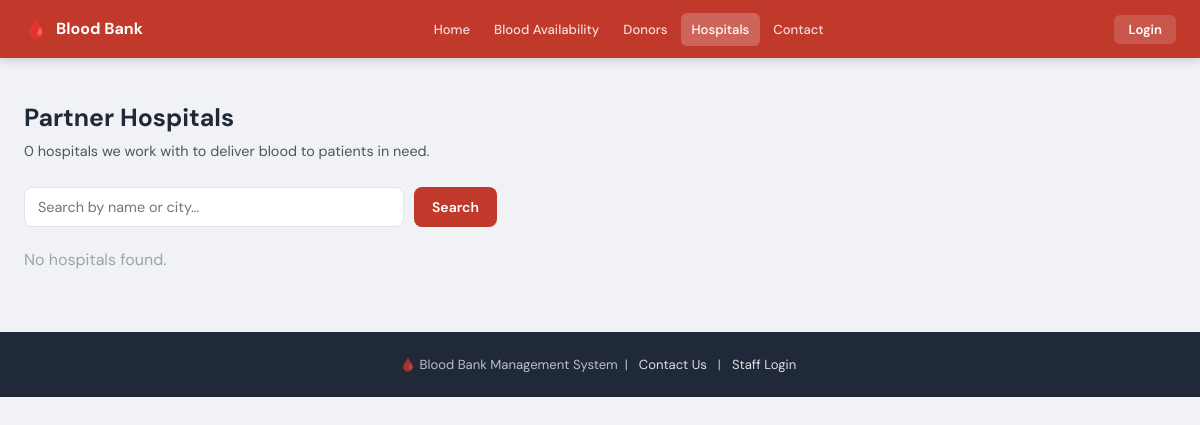
Before: /visitor/hospitals.php with the older database file.
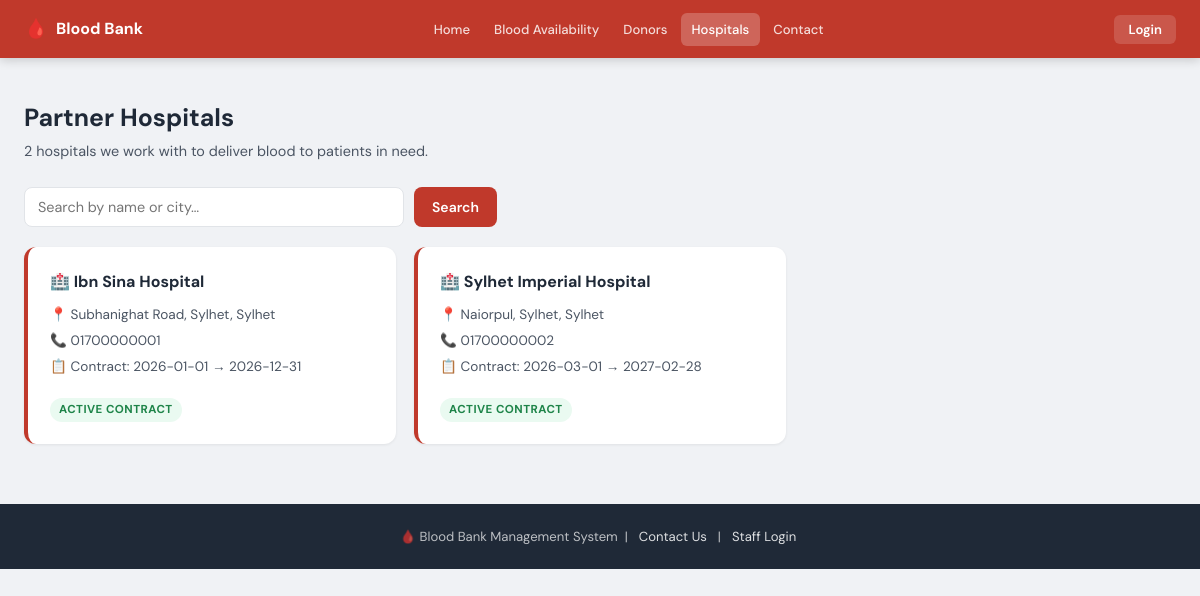
After: the same page with the newer database file.
### tables this page shows
CREATE TABLE `contract` (
  `Contract_ID` INT  NOT NULL AUTO_INCREMENT,
  `Hospital_ID` INT  DEFAULT NULL,
  `Start_Date`  DATE DEFAULT NULL,
  `End_Date`    DATE DEFAULT NULL,
  PRIMARY KEY (`Contract_ID`),
  KEY `fk_con_hospital` (`Hospital_ID`),
  CONSTRAINT `fk_con_hospital` FOREIGN KEY (`Hospital_ID`) REFERENCES `hospital` (`Hospital_ID`) ON DELETE CASCADE
);

CREATE TABLE `hospital` (
  `Hospital_ID` INT          NOT NULL AUTO_INCREMENT,
  `Name`        VARCHAR(150) NOT NULL,
  `Contact`     VARCHAR(25)  DEFAULT NULL,
  `Street`      VARCHAR(255) DEFAULT NULL,
  `City`        VARCHAR(100) DEFAULT NULL,
  `State`       VARCHAR(100) DEFAULT NULL,
  `PIN_Code`    VARCHAR(10)  DEFAULT NULL,
  PRIMARY KEY (`Hospital_ID`)
);

### visitor/hospitals.php (the view, shortened to what this page needs)
<?php
require_once 'config.php';
$s = isset($_GET['search']) ? mysqli_real_escape_string($conn, $_GET['search']) : '';
$where = $s ? "WHERE h.Name LIKE '%$s%' OR h.City LIKE '%$s%'" : '';
$hospitals = mysqli_query($conn, "
    SELECT h.*,
           c.Start_Date, c.End_Date,
           CASE WHEN c.End_Date >= CURDATE() THEN 'Active' ELSE 'Inactive' END AS Contract_Status
    FROM hospital h
    LEFT JOIN contract c ON c.Hospital_ID = h.Hospital_ID
    $where
    ORDER BY h.Name
");
$total = mysqli_fetch_row(mysqli_query($conn, "SELECT COUNT(*) FROM hospital"))[0];
?>
<!DOCTYPE html>
<html lang="en">
<head>
    <link rel="stylesheet" href="style.css">
</head>
<body>
<?php include 'navbar.php'; ?>
<div class="container">
    <div class="page-header">
        <div>
            <h1>Partner Hospitals</h1>
            <p><?php echo $total; ?> hospitals we work with to deliver blood to patients in need.</p>
        </div>
    </div>
    <form method="GET" class="search-bar">
        <input type="text" name="search" placeholder="Search by name or city…" value="<?php echo htmlspecialchars($s); ?>">
        <button type="submit" class="btn btn-primary">Search</button>
    </form>
    <div class="cards-grid">
    <?php $n = 0; while ($h = mysqli_fetch_assoc($hospitals)): $n++;
        $is_active = $h['Contract_Status'] === 'Active';
    ?>
        <div class="info-card">
            <h3>🏥 <?php echo htmlspecialchars($h['Name']); ?></h3>
            <div class="meta">
                <?php if ($h['Street']): ?>
                <span>📍 <?php echo htmlspecialchars($h['Street'] . ', ' . $h['City'] . ', ' . $h['State']); ?></span>
                <?php else: ?>
                <span>📍 <?php echo htmlspecialchars($h['City'] . ', ' . $h['State']); ?></span>
                <?php endif; ?>
                <span>📞 <?php echo htmlspecialchars($h['Contact']); ?></span>
                <?php if ($h['Start_Date']): ?>
                <span>📋 Contract: <?php echo $h['Start_Date']; ?> → <?php echo $h['End_Date']; ?></span>
                <?php endif; ?>
            </div>
            <?php if ($h['Start_Date']): ?>
            <div style="margin-top:12px;">
                <span class="stag <?php echo $is_active ? 's-ok' : 's-critical'; ?>">
                    <?php echo $is_active ? 'Active Contract' : 'Contract Expired'; ?>
                </span>
            </div>
            <?php endif; ?>
        </div>
    <?php endwhile; if ($n === 0): ?>
        <p style="color:var(--gray-400);">No hospitals found.</p>
    <?php endif; ?>
    </div>
</div>
<footer>
    <p>🩸 Blood Bank Management System &nbsp;|&nbsp; <a href="contact.php">Contact Us</a> &nbsp;|&nbsp; <a href="../login.php">Staff Login</a></p>
</footer>
</body>
</html>

### visitor/navbar.php
<?php
$cur = basename($_SERVER['PHP_SELF']);
function vl($file,$label,$cur){
    $a = ($cur===$file)?' style="background:rgba(255,255,255,.22);color:#fff;"':'';
    return "<a href=\"{$file}\"{$a}>{$label}</a>";
}
?>
<nav class="navbar">
    <div class="navbar-brand">
        <span class="nb-icon">🩸</span>
        <span>Blood Bank</span>
    </div>
    <div class="navbar-links">
        <?= vl('index.php',            'Home',              $cur) ?>
        <?= vl('blood_availability.php','Blood Availability',$cur) ?>
        <?= vl('donors.php',           'Donors',            $cur) ?>
        <?= vl('hospitals.php',        'Hospitals',         $cur) ?>
        <?= vl('contact.php',          'Contact',           $cur) ?>
    </div>
    <div class="navbar-user">
        <a href="../login.php" class="btn-login">Login</a>
    </div>
</nav>

### visitor/style.css (style rules this page uses)
:root { --red: #c0392b; --red-dark: #922b21; --red-light: #fdf0ef; --green: #1e8449; --green-light: #eafaf1; --orange: #d35400; --orange-light:#fdf2e9; --blue: #1a5276; --blue-light: #eaf0f6; --gray-50: #f8f9fa; --gray-100: #f0f2f5; --gray-200: #e1e4e8; --gray-400: #9ca3af; --gray-600: #4b5563; --gray-800: #1f2937; --white: #ffffff; --shadow-sm: 0 1px 3px rgba(0,0,0,.07); --shadow-md: 0 4px 18px rgba(0,0,0,.10); --radius: 8px; --radius-lg: 12px; }
*, *::before, *::after { box-sizing: border-box; margin: 0; padding: 0; }
body { font-family: 'DM Sans', sans-serif; background: var(--gray-100); color: var(--gray-800); line-height: 1.6; min-height: 100vh; }
a { text-decoration: none; color: inherit; }
.navbar { background: var(--red); padding: 0 24px; display: flex; align-items: center; justify-content: space-between; height: 58px; position: sticky; top: 0; z-index: 100; box-shadow: 0 2px 10px rgba(0,0,0,.18); }
.navbar-brand { display: flex; align-items: center; gap: 8px; font-weight: 700; font-size: 1rem; color: #fff; }
.nb-icon { font-size: 1.2rem; }
.navbar-links { display: flex; gap: 2px; }
.navbar-links a { color: rgba(255,255,255,.82); padding: 6px 11px; border-radius: 6px; font-size: .82rem; font-weight: 500; transition: background .15s, color .15s; }
.btn-login { background: rgba(255,255,255,.15); color: #fff; padding: 6px 14px; border-radius: 6px; font-size: .82rem; font-weight: 600; transition: background .15s; }
.container { max-width: 1200px; margin: 0 auto; padding: 40px 24px 60px; }
.stag { display: inline-block; font-size: .72rem; font-weight: 700; padding: 3px 9px; border-radius: 20px; text-transform: uppercase; letter-spacing: .04em; margin-top: 8px; }
.s-ok { background: var(--green-light); color: var(--green); }
.cards-grid { display: grid; grid-template-columns: repeat(auto-fill, minmax(280px, 1fr)); gap: 18px; }
.info-card { background: var(--white); border-radius: var(--radius-lg); padding: 22px; box-shadow: var(--shadow-sm); border-left: 4px solid var(--red); transition: box-shadow .2s, transform .15s; }
.info-card h3 { font-size: 1rem; font-weight: 700; margin-bottom: 10px; }
.info-card .meta { font-size: .85rem; color: var(--gray-600); display: flex; flex-direction: column; gap: 4px; }
.info-card .meta span::before { margin-right: 5px; }
.search-bar { display: flex; gap: 10px; margin-bottom: 20px; }
.search-bar input { flex: 1; max-width: 380px; padding: 10px 13px; border: 1.5px solid var(--gray-200); border-radius: var(--radius); font-family: inherit; font-size: .9rem; outline: none; transition: border-color .18s; }
.btn { display: inline-flex; align-items: center; padding: 9px 18px; border-radius: var(--radius); font-family: inherit; font-size: .875rem; font-weight: 600; cursor: pointer; border: none; transition: filter .15s; }
.btn-primary { background: var(--red); color: #fff; }
.page-header { display: flex; align-items: flex-start; justify-content: space-between; margin-bottom: 24px; flex-wrap: wrap; gap: 12px; }
.page-header h1 { font-size: 1.55rem; font-weight: 700; }
.page-header p { color: var(--gray-600); font-size: .9rem; margin-top: 2px; }
footer { background: var(--gray-800); color: rgba(255,255,255,.7); text-align: center; padding: 22px 24px; font-size: .82rem; }
footer a { color: rgba(255,255,255,.85); margin: 0 4px; }

Changed rows visible on the page:
added contract: Hospital_ID.Name "Ibn Sina Hospital", Hospital_ID.State "Subhanighat Road, Sylhet, Sylhet", Hospital_ID.Contact "01700000001", Start_Date "2026-01-01", End_Date "2026-12-31", shows "ACTIVE CONTRACT"
added contract: Hospital_ID.Name "Sylhet Imperial Hospital", Hospital_ID.State "Naiorpul, Sylhet, Sylhet", Hospital_ID.Contact "01700000002", Start_Date "2026-03-01", End_Date "2027-02-28", shows "ACTIVE CONTRACT"
Other visible differences:
$total: "0" → "2"
text no longer shown: "No hospitals found."
